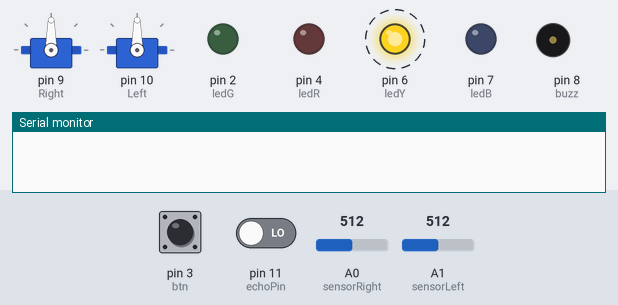
Simulated run of this sketch. Board: Arduino Uno, built with avr-gcc and run on an emulated ATmega328P. On the bench: 2 × servo, output pins drawn as LEDs (lit = HIGH), buzzer (waves = sounding), the last lines printed to the serial monitor. Dashed ring = blinking. The inputs (shaded band) are chosen by the test bench; at power-on: pin 3 (btn) HIGH, pin 11 (echoPin) LOW, A0 (sensorRight) = 512, A1 (sensorLeft) = 512. Pins used as bus, display or sensor lines are not drawn.

Above: at 1.25 s.
1.3 s: pin 3 (btn) pulled LOW for 0.25 s
At 2.8 s:
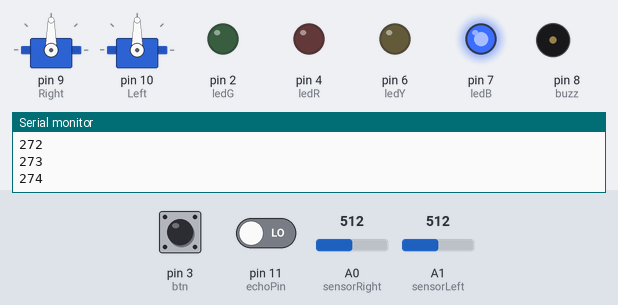
At 8.8 s:
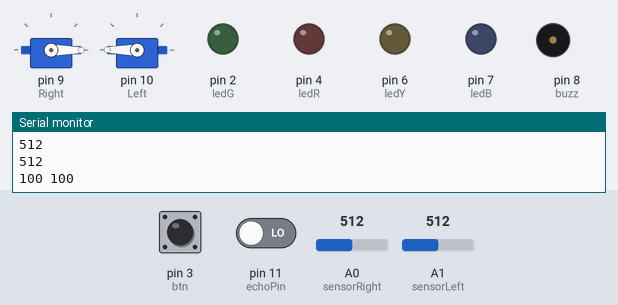
Timing chart, 0 to 9.6 s (numbered marks = the images above; inputs shaded):
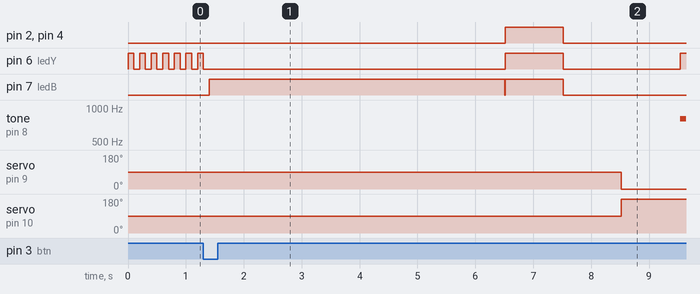

Measured:
- after the input at 1.3 s, pin 2 (ledG), pin 4 (ledR): LOW → HIGH after 5.2 s, → LOW 1.0 s later; pin 7 (ledB): LOW → HIGH after 0.10 s, → LOW 5.1 s later, → HIGH 0.01 s later, → LOW 1.0 s later; tone on pin 8 (buzz): silent → 800 Hz after 8.2 s; servo on pin 9 (Right): 90° → 0° after 7.2 s; servo on pin 10 (Left): 90° → 180° after 7.2 s

The sketch:

WALLE_Jr_Final.ino
```cpp
 /*
 * ENME 408
 * Line Following Program
 * Jonathan Shulgach
 * 10/4/15
 *
 * This code allows the robot to follow a line using a PID controller and calibration component
 * to detect variances between light intensities of the surface. The code also allows the robot
 * to distinguish distances between objects the robot faces, and creates a sound when an object
 * is detected in its path.
 *
 * Credit to www.instructables.com for line following robot design project ideas and for code
 * examples. Acknowledgements to Dr. Stephen Wilkerson for providing examples of photoresistor,
 * LED, motor, and variable initialization code examples.
 */


//Initialize variables and libraries
#include <Servo.h>
Servo Left;
Servo Right;

#define sensorLeft 15 //A1
#define sensorRight 14 //A0
#define trigPin 12
#define echoPin 11
#define buzz 8
#define ledB 7 //Blue
#define ledY 6 //Yellow
#define btn 3 //button
#define ledG 2 //Green
#define ledR 4 //Red


const int sens2 = 14;
const int sens1 = 15;
int pos = 0; //initial conditions
int lightread[150];
int sensorValue1 = 0;
int sensorValue2 = 0;
int sensorMax = 0;
int sensorMin = 1023;
int mid = 0;
int mybtn = 0;
int g_state = 0;
int dx = 0;
int dxd = 0;
char RUN =0;
int j = 0;
int k = 0;
int rlog = 0;
int llog = 0;


//Begin set up loop by setting pins to input and output modes
void setup() {
 Serial.begin(9600);
 pinMode(trigPin,OUTPUT);
 pinMode(echoPin,INPUT);
 pinMode(ledB,OUTPUT);
 pinMode(ledY,OUTPUT);
 pinMode(ledR,OUTPUT);
 pinMode(ledG,OUTPUT);
 pinMode(btn,INPUT_PULLUP);
 Right.attach(9, 800, 2200);
 Left.attach(10, 800, 2200);
}


//This is the main loop which allows the robot to run its line following and
//pinging functions by pressing the button
void loop()
{
 mybtn=digitalRead(btn);
 //Serial.print(mybtn); //These can be initialized during testing of the code to
 //Serial.print(",");
 //Serial.println(g_state);

 if((mybtn==0) && (g_state==0))
{
 g_state=1;
}
else if((mybtn==0) && (g_state==1))
{
g_state=2;
}
else if((mybtn==0)&&(g_state==2))
{
g_state=0;
}

 if (g_state==1)
 {
  digitalWrite(ledB,HIGH); //If button is pressed, line following program will execute
  linefollow(10);
  Serial.println(dx);
 }

 if (g_state==2) //If button is pressed, robot will enter into entertain mode with the lights acting in sequence
 {
  digitalWrite(ledR,HIGH);
  delay(50);
  digitalWrite(ledG,HIGH);
  delay(50);
  digitalWrite(ledY,HIGH);
  delay(50);
  digitalWrite(ledB,HIGH);
  delay(50);
  digitalWrite(ledR,LOW);
  delay(50);
  digitalWrite(ledG,LOW);
  delay(50);
  digitalWrite(ledY,LOW);
  delay(50);
  digitalWrite(ledB,LOW);
  delay(50);
  j=0;
  k=0;
  Right.write(90);
  Left.write(90);
 }

 if (g_state==0) //If button is pressed, robot will enter standby mode with the yellow light flashing
 {
  digitalWrite(ledY,HIGH);
  delay(100);
  digitalWrite(ledY,LOW);
  delay(100);
  j=0;
  k=0;
 }
}


void linefollow(int del) //This is the line following function which tells the robot to follow a line for either a duration or until told to stop
{
 if (j<1)
 {
Serial.println("Calibrating max and min sensor values. Please cover photoresistor for a few seconds");
   k=0;
   while (k < 1000) {       //calibrate sensor to record max and min values for 1000 increments, around 10 seconds
    sensorValue1 = analogRead(sens1);
    digitalWrite(ledB,HIGH);
      if (sensorValue1 > sensorMax) {
          sensorMax = sensorValue1;
      }
      if (sensorValue1 < sensorMin) {
          sensorMin = sensorValue1;
      }
      Serial.println(k);
      k=k+1;
   }

   digitalWrite(ledB, LOW);
   mid = (sensorMax+sensorMin)/2;


 Serial.println(sensorMax); //All lights will flash once when calibration sequence is finished
 Serial.println(sensorMin);
 digitalWrite(ledG,HIGH);
 digitalWrite(ledR,HIGH);
 digitalWrite(ledY,HIGH);
 digitalWrite(ledB,HIGH);
 delay(1000);
 digitalWrite(ledG,LOW);
 digitalWrite(ledR,LOW);
 digitalWrite(ledY,LOW);
 digitalWrite(ledB,LOW);
 delay(1000);
 j=j+1;
}

  sensorValue1 = analogRead(sensorRight); //read port A0
  int rightmapval = map(sensorValue1, sensorMin, sensorMax, 0, 100); //display sensor reading between 1 and 100
  rightmapval = constrain(sensorValue1, 0, 100);

  sensorValue2 = analogRead(sensorLeft);
  int leftmapval = map(sensorValue2, sensorMin, sensorMax, 0, 100); //display sensor reading between 1 and 100
  leftmapval = constrain(sensorValue2 , 0, 100);

  Serial.print(rightmapval);
  Serial.print(" ");
  Serial.println(leftmapval);

  dx=(leftmapval-rightmapval); //This is the change in value between the sensors which controls the PID controller

if ((dx<=50) && (dx>=-50)) //If there's no significant difference in color, the robot will go forward.
{
  Right.write(0);
  Left.write(180);
  digitalWrite(ledB,LOW);
}

else if (dx>50) //controls right wheel power (smaller than -50 makes wheel go backward
{
  Right.write(0);
  llog=90 + (dx/3 + (dxd-dx)/5)-90;
  Serial.println(llog);
  Left.write(llog);
  Right.write(0);
  digitalWrite(ledB,HIGH);
  dxd=dx;
  delay(50);
}
else if (dx<-50) //controlls left wheel power (greater than -20 makes wheel go backward
{
  Left.write(180);
  rlog=90 - (dx/3 + (dxd-dx)/5) + 10;
  Serial.println(rlog);
  Right.write(rlog);
  Left.write(180);
  digitalWrite(ledB,HIGH);
  dxd=dx;
  delay(50);
}
else
{
  Right.write(90); //Robot will stop for emergency
  Left.write(90);
}
ping(10); //This runs the pinging subfunction which can be turned off here to decrease tthe latency of the line following function
}


void ping(int del) //This is the ultrasonic sensor function which tells the robot to buzz when a object comes within 10 cm from the robot.
{
  long duration, distance;
  digitalWrite(trigPin,LOW);
  delay(10);
  digitalWrite(trigPin,HIGH);
  delay(10);
  digitalWrite(trigPin,LOW);
  duration=pulseIn(echoPin,HIGH);
  distance=(duration/2)/29.1; //Conversion from ultrasonic sensor values to centimeters
  if (distance<10) {
    digitalWrite(ledY,HIGH); //If objects out of range, green LED stays on
    digitalWrite(ledG,LOW);
    tone(buzz,800,100);
    delay(10);
  }
  else {
    digitalWrite(ledY,LOW); //If objects come within 10cm, yellow LED comes on.
    digitalWrite(ledG,HIGH);
    delay(10);
  }
  if (distance>=300||distance<=0){
    //Serial.println("Out of range"); //This can be activated during the testing of the code
  }
  else{
    //Serial.print(distance); //display distance if necessary to test code
    //Serial.println(" cm");
  }

  delay(del);
}
```
